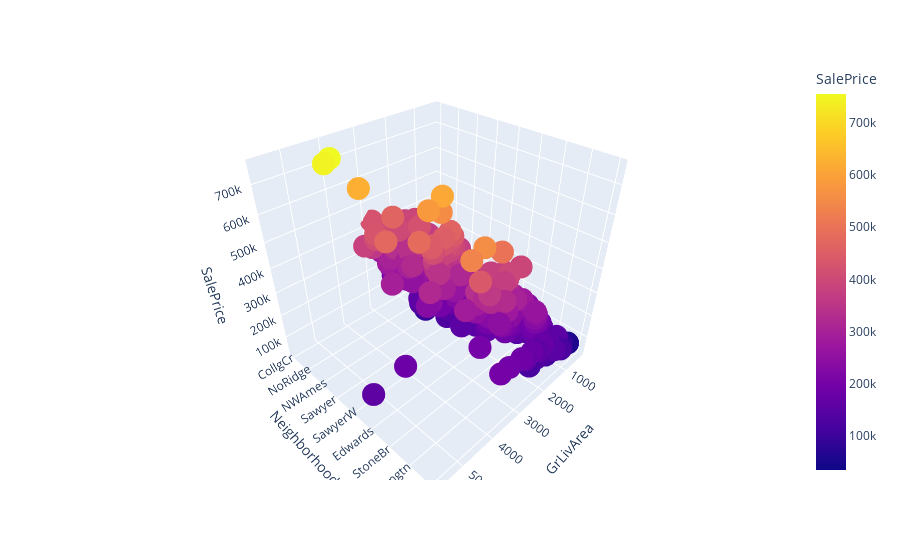

Write notebook code for a chart like this one.
### Markdown cell above
Based on the visualization, it seems :
 - Good predictors : Neighborhood, OverallQual, TotalBsmtSF, GrLivArea, GarageCars, GarageArea
 - Bad predictors : OverallCond, YrSold
 
Neighborhood: Seems to have good discrimination between neighborhood  
OverallQual: Positif relationship with SalePrice  
OverallCond: Doesn't seem to have big impact  
TotalBsmtSF: Clear positive relationship. We see a lot of 0 values that must correspond to accomodation with no basement  
GrLivArea: Clear positive relationship  
GarageCars: Positive relationship up to 3 cars. 4 cars correspond to different type of housing ?
GarageArea: clear positive relationship, is the information duplicated with GarageCars ?  
YrSold : price distribution doesn't seem to vary much over the year. Maybe 4 years is too small to see a significant difference ?

### Code cell
plt.figure(figsize=(10,10))
fig = px.scatter_3d(df_train, x='GrLivArea', y='Neighborhood', z=target, color=target, size_max=10)
fig.show()

### Figure 1 — Plotly figure (JSON) as saved in the notebook; plotly's stock layout.template omitted (floating-point values rounded to 4 significant figures; data arrays with more than 128 entries replaced by an {"elided": "..."} marker saying what was removed)
{"data": [{"hovertemplate": "GrLivArea=%{x}<br>Neighborhood=%{y}<br>SalePrice=%{marker.color}<extra></extra>", "legendgroup": "", "marker": {"color": {"elided": "1460 int values"}, "coloraxis": "coloraxis", "symbol": "circle"}, "mode": "markers", "name": "", "scene": "scene", "showlegend": false, "type": "scatter3d", "x": {"elided": "1460 int values"}, "y": {"elided": "1460 str values"}, "z": {"elided": "1460 int values"}}], "layout": {"coloraxis": {"colorbar": {"title": {"text": "SalePrice"}}, "colorscale": [[0, "#0d0887"], [0.1111, "#46039f"], [0.2222, "#7201a8"], [0.3333, "#9c179e"], [0.4444, "#bd3786"], [0.5556, "#d8576b"], [0.6667, "#ed7953"], [0.7778, "#fb9f3a"], [0.8889, "#fdca26"], [1, "#f0f921"]]}, "legend": {"tracegroupgap": 0}, "margin": {"t": 60}, "scene": {"domain": {"x": [0, 1], "y": [0, 1]}, "xaxis": {"title": {"text": "GrLivArea"}}, "yaxis": {"title": {"text": "Neighborhood"}}, "zaxis": {"title": {"text": "SalePrice"}}}}}
